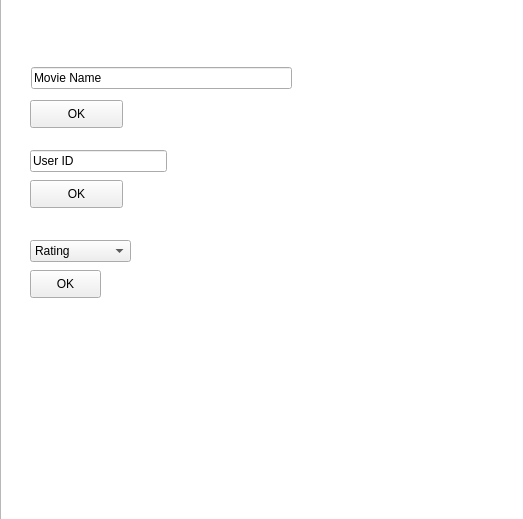
<?xml version="1.0" encoding="UTF-8"?>
<ui version="4.0">
 <class>Form</class>
 <widget class="QWidget" name="Form">
  <property name="geometry">
   <rect>
    <x>0</x>
    <y>0</y>
    <width>523</width>
    <height>519</height>
   </rect>
  </property>
  <property name="windowTitle">
   <string>Form</string>
  </property>
  <property name="autoFillBackground">
   <bool>true</bool>
  </property>
  <widget class="QPushButton" name="OK_MovieName">
   <property name="geometry">
    <rect>
     <x>30</x>
     <y>100</y>
     <width>93</width>
     <height>28</height>
    </rect>
   </property>
   <property name="text">
    <string>OK</string>
   </property>
  </widget>
  <widget class="QLineEdit" name="UserID">
   <property name="geometry">
    <rect>
     <x>30</x>
     <y>150</y>
     <width>137</width>
     <height>22</height>
    </rect>
   </property>
   <property name="whatsThis">
    <string>&lt;html&gt;&lt;head/&gt;&lt;body&gt;&lt;p&gt;Relevant Keyword&lt;/p&gt;&lt;p&gt;&lt;br/&gt;&lt;/p&gt;&lt;/body&gt;&lt;/html&gt;</string>
   </property>
   <property name="text">
    <string>User ID</string>
   </property>
  </widget>
  <widget class="QPushButton" name="OK_UserID">
   <property name="geometry">
    <rect>
     <x>30</x>
     <y>180</y>
     <width>93</width>
     <height>28</height>
    </rect>
   </property>
   <property name="text">
    <string>OK</string>
   </property>
  </widget>
  <widget class="QLineEdit" name="Movie_Name_2">
   <property name="geometry">
    <rect>
     <x>31</x>
     <y>67</y>
     <width>261</width>
     <height>22</height>
    </rect>
   </property>
   <property name="whatsThis">
    <string>&lt;html&gt;&lt;head/&gt;&lt;body&gt;&lt;p&gt;Relevant Keyword&lt;/p&gt;&lt;p&gt;&lt;br/&gt;&lt;/p&gt;&lt;/body&gt;&lt;/html&gt;</string>
   </property>
   <property name="text">
    <string>Movie Name</string>
   </property>
  </widget>
  <widget class="QPushButton" name="OK_UserID_2">
   <property name="geometry">
    <rect>
     <x>30</x>
     <y>270</y>
     <width>71</width>
     <height>28</height>
    </rect>
   </property>
   <property name="text">
    <string>OK</string>
   </property>
  </widget>
  <widget class="QGraphicsView" name="graphicsView">
   <property name="geometry">
    <rect>
     <x>0</x>
     <y>-10</y>
     <width>931</width>
     <height>791</height>
    </rect>
   </property>
   <property name="autoFillBackground">
    <bool>true</bool>
   </property>
  </widget>
  <widget class="QComboBox" name="IMDB_Rating">
   <property name="geometry">
    <rect>
     <x>30</x>
     <y>240</y>
     <width>101</width>
     <height>22</height>
    </rect>
   </property>
   <property name="whatsThis">
    <string>&lt;html&gt;&lt;head/&gt;&lt;body&gt;&lt;p&gt;IMDB Rating&lt;/p&gt;&lt;/body&gt;&lt;/html&gt;</string>
   </property>
   <item>
    <property name="text">
     <string>Rating</string>
    </property>
   </item>
   <item>
    <property name="text">
     <string>NULL</string>
    </property>
   </item>
   <item>
    <property name="text">
     <string>&gt;0</string>
    </property>
   </item>
   <item>
    <property name="text">
     <string>&gt;1</string>
    </property>
   </item>
   <item>
    <property name="text">
     <string>&gt;2</string>
    </property>
   </item>
   <item>
    <property name="text">
     <string>&gt;3</string>
    </property>
   </item>
   <item>
    <property name="text">
     <string>&gt;4</string>
    </property>
   </item>
  </widget>
  <zorder>graphicsView</zorder>
  <zorder>OK_MovieName</zorder>
  <zorder>UserID</zorder>
  <zorder>OK_UserID</zorder>
  <zorder>Movie_Name_2</zorder>
  <zorder>OK_UserID_2</zorder>
  <zorder>IMDB_Rating</zorder>
 </widget>
 <resources/>
 <connections/>
</ui>
